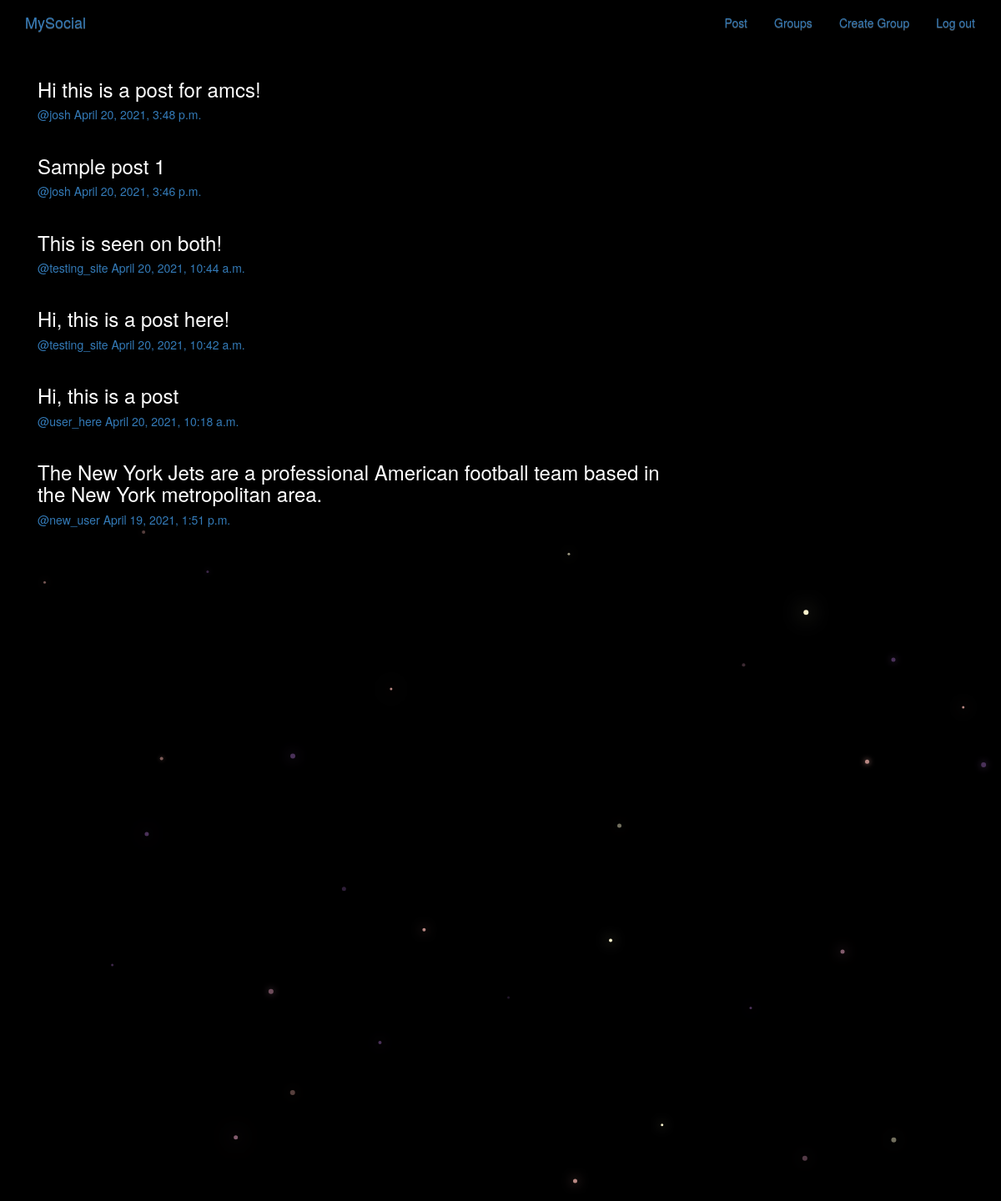
Screenshot of /posts/ (signed in) with the database file from the repository.
### posts/models.py (models this page shows, shortened)
class Post(models.Model):
    user = models.ForeignKey(User,related_name='posts')
    created_at = models.DateTimeField(auto_now=True)
    message = models.TextField()
    message_html = models.TextField(editable=False)
    group = models.ForeignKey(Group,related_name='posts',null=True,blank=True)
    class Meta:
        ordering = ['-created_at']
        unique_together = ['user','message']

### posts/views.py (the view)
class PostList(SelectRelatedMixin,generic.ListView):
    model = models.Post
    select_related = ('user','group')

### posts/templates/posts/post_list.html (shortened to what this page needs)
{% extends "posts/post_base.html" %}
{% load humanize %}
{% block post_content %}
<div class="col-md-8">
  {% for post in post_list %}
    {% include "posts/_post.html" %}
  {% endfor %}
</div>
{% endblock %}

### posts/templates/posts/_post.html (shortened to what this page needs)
<div class="post media">
    <h3>{{post.message_html|safe}}</h3>
    <div class="media-body">
      <h5 class='media-heading'>
      <span class='username'>
        <a href="{% url 'posts:for_user' username=post.user.username %}">@{{ post.user.username }}</a>
      </span>
      <time class='time'>
        <a href="{% url 'posts:single' username=post.user.username pk=post.pk %}">
          {{post.created_at}}
        </a>
      </time>
      </h5>
    </div>
</div>

### static/simplesocial/css/master.css (style rules this page uses)
body { margin: 0; overflow: hidden; background-color: black; color:white; }

### rows the page displays
Post: message_html "Hi this is a post for amcs!", user.username "josh", created_at "April 20, 2021, 3:48 p.m."
Post: message_html "Sample post 1", user.username "josh", created_at "April 20, 2021, 3:46 p.m."
Post: message_html "This is seen on both!", user.username "testing_site", created_at "April 20, 2021, 10:44 a.m."
Post: message_html "Hi, this is a post here!", user.username "testing_site", created_at "April 20, 2021, 10:42 a.m."
Post: message_html "Hi, this is a post", user.username "user_here", created_at "April 20, 2021, 10:18 a.m."
Post: message_html "The New York Jets are a professional American football team based in the New York metropolitan area.", user.username "new_user", created_at "April 19, 2021, 1:51 p.m."
